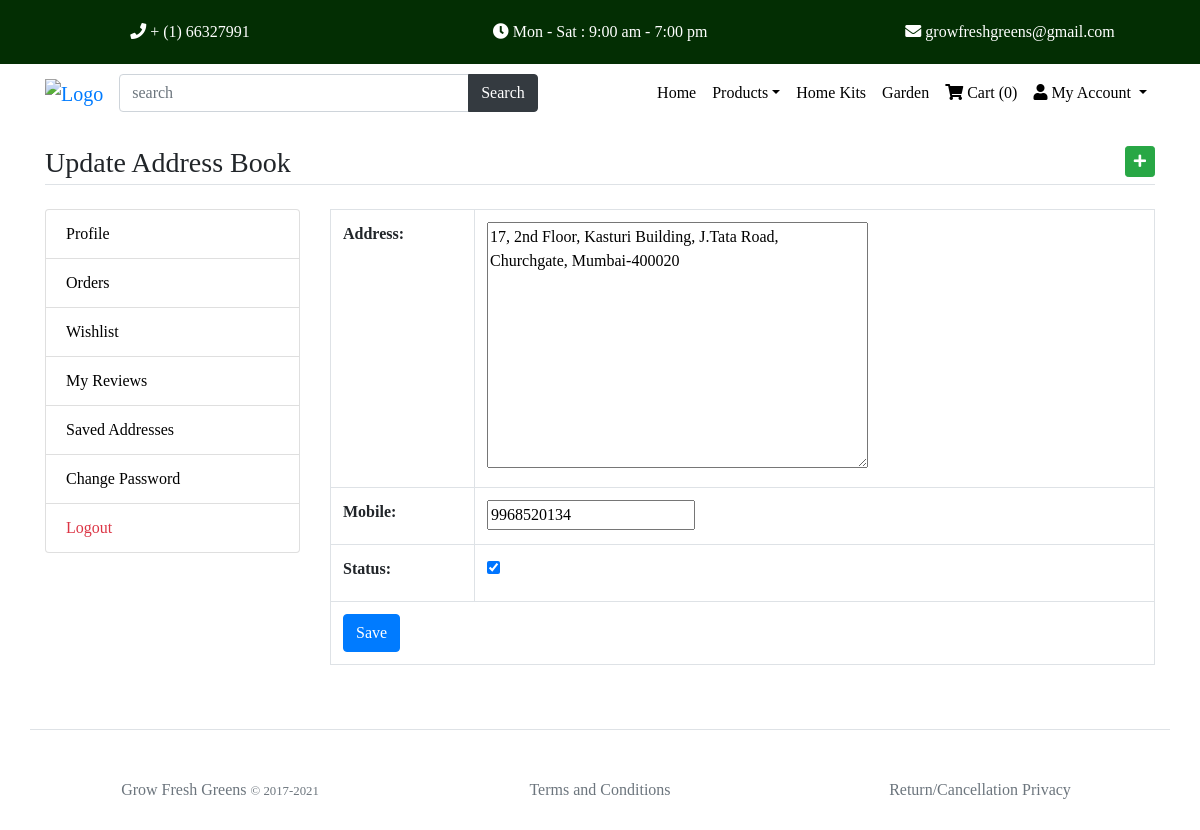
The app's page /update-address/11 with its own data.
### main/models.py (models this page shows)
class UserAddressBook(models.Model):
    user=models.ForeignKey(User,on_delete=models.CASCADE)
    mobile=models.CharField(max_length=10,null=True)
    address=models.TextField()
    status=models.BooleanField(default=False)

### main/views.py (the view, shortened to what this page needs)
# urls.py: path('update-address/<int:id>',views.update_address, name='update-address'),
def update_address(request,id):
	address=UserAddressBook.objects.get(pk=id)
	msg=None
	form=AddressBookForm(instance=address)
	return render(request, 'user/update-address.html',{'form':form,'msg':msg})

### main/forms.py
class AddressBookForm(forms.ModelForm):
	class Meta:
		model=UserAddressBook
		fields=('address','mobile','status')

### main/templates/user/update-address.html (shortened to what this page needs)
{% extends 'base.html' %}
{% load static %}
{% block content %}
<main class="container my-4" style="font-family: Cambria, Cochin, Georgia, Times, 'Times New Roman', serif;">
	<h3 class="my-4 border-bottom pb-1">Update Address Book <a href="{% url 'add-address' %}" class="float-right btn btn-sm btn-success"><i class="fa fa-plus"></i></a></h3>
	<div class="row">
		<div class="col-md-3">
			{% include 'user/user-sidebar.html' %}
		</div>
		<div class="col-md-9">
			<table class="table table-bordered">
				<form method="post">
					{{form.as_table}}
					<tr>
						<td colspan="2">
							<input type="submit" value="Save" class="btn btn-primary" />
						</td>
					</tr>
				</form>
			</table>
		</div>
	</div>
</main>
{% endblock %}

### main/static/custom.css (style rules this page uses)
main,body,div,h1,a { font-family:"Cambria, Cochin, Georgia, Times, 'Times New Roman', serif"; }

### records on screen
UserAddressBook: address "17, 2nd Floor, Kasturi Building, J.Tata Road, Churchgate, Mumbai-400020", mobile "9968520134", status "☑"

### other values on screen
{{ request.session.cartdata|length }} "0"
